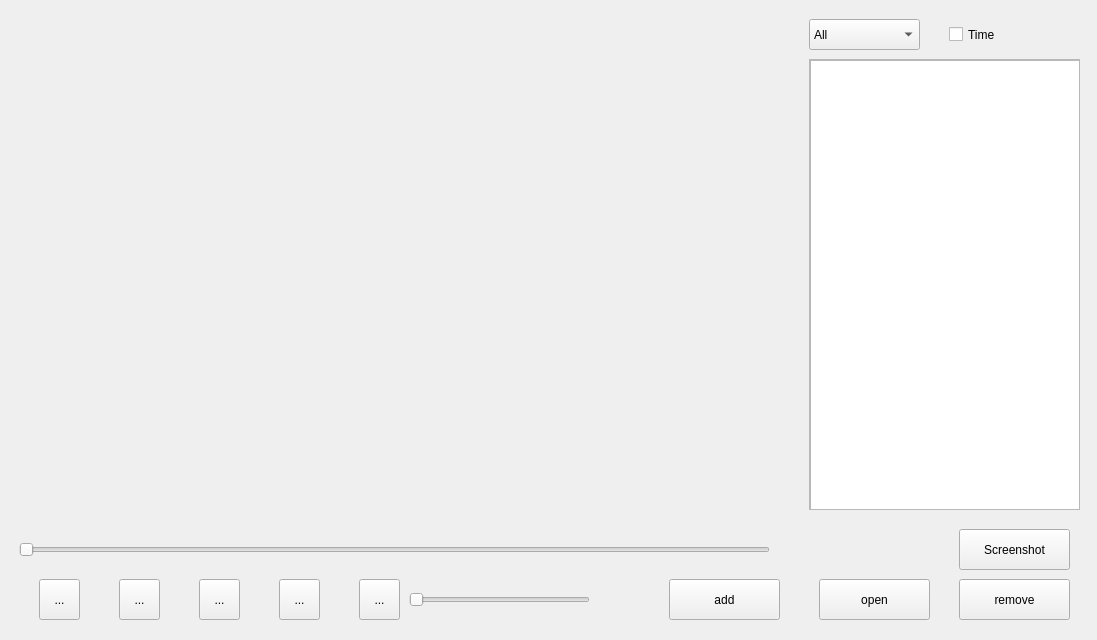
<?xml version="1.0" encoding="UTF-8"?>
<ui version="4.0">
 <class>Player</class>
 <widget class="QMainWindow" name="Player">
  <property name="geometry">
   <rect>
    <x>0</x>
    <y>0</y>
    <width>1097</width>
    <height>640</height>
   </rect>
  </property>
  <property name="minimumSize">
   <size>
    <width>1097</width>
    <height>640</height>
   </size>
  </property>
  <property name="maximumSize">
   <size>
    <width>1097</width>
    <height>640</height>
   </size>
  </property>
  <property name="windowTitle">
   <string>Player</string>
  </property>
  <property name="autoFillBackground">
   <bool>false</bool>
  </property>
  <widget class="QWidget" name="centralwidget">
   <widget class="QWidget" name="widget" native="true">
    <property name="geometry">
     <rect>
      <x>9</x>
      <y>9</y>
      <width>1079</width>
      <height>505</height>
     </rect>
    </property>
    <widget class="VideoWidget" name="videoWidget" native="true">
     <property name="geometry">
      <rect>
       <x>9</x>
       <y>9</y>
       <width>781</width>
       <height>491</height>
      </rect>
     </property>
    </widget>
    <widget class="QComboBox" name="classBox">
     <property name="geometry">
      <rect>
       <x>800</x>
       <y>10</y>
       <width>111</width>
       <height>31</height>
      </rect>
     </property>
     <item>
      <property name="text">
       <string>All</string>
      </property>
     </item>
     <item>
      <property name="text">
       <string>Basketball</string>
      </property>
     </item>
     <item>
      <property name="text">
       <string>Walk</string>
      </property>
     </item>
     <item>
      <property name="text">
       <string>Esport</string>
      </property>
     </item>
     <item>
      <property name="text">
       <string>Ride</string>
      </property>
     </item>
     <item>
      <property name="text">
       <string>Swimming</string>
      </property>
     </item>
     <item>
      <property name="text">
       <string>Others</string>
      </property>
     </item>
    </widget>
    <widget class="QCheckBox" name="timeBox">
     <property name="geometry">
      <rect>
       <x>940</x>
       <y>15</y>
       <width>81</width>
       <height>21</height>
      </rect>
     </property>
     <property name="text">
      <string>Time</string>
     </property>
    </widget>
    <widget class="QScrollArea" name="scrollArea">
     <property name="geometry">
      <rect>
       <x>800</x>
       <y>50</y>
       <width>271</width>
       <height>451</height>
      </rect>
     </property>
     <property name="widgetResizable">
      <bool>true</bool>
     </property>
     <widget class="QWidget" name="scrollAreaWidgetContents_2">
      <property name="geometry">
       <rect>
        <x>0</x>
        <y>0</y>
        <width>269</width>
        <height>449</height>
       </rect>
      </property>
      <widget class="QListView" name="playlistView">
       <property name="geometry">
        <rect>
         <x>0</x>
         <y>0</y>
         <width>271</width>
         <height>451</height>
        </rect>
       </property>
      </widget>
     </widget>
    </widget>
   </widget>
   <widget class="QWidget" name="widget_2" native="true">
    <property name="geometry">
     <rect>
      <x>9</x>
      <y>519</y>
      <width>1079</width>
      <height>112</height>
     </rect>
    </property>
    <widget class="QSlider" name="v_slider">
     <property name="geometry">
      <rect>
       <x>10</x>
       <y>20</y>
       <width>751</width>
       <height>22</height>
      </rect>
     </property>
     <property name="orientation">
      <enum>Qt::Horizontal</enum>
     </property>
    </widget>
    <widget class="QSlider" name="volumn_slider">
     <property name="geometry">
      <rect>
       <x>400</x>
       <y>70</y>
       <width>181</width>
       <height>22</height>
      </rect>
     </property>
     <property name="orientation">
      <enum>Qt::Horizontal</enum>
     </property>
    </widget>
    <widget class="QLabel" name="v_coverLabel">
     <property name="geometry">
      <rect>
       <x>800</x>
       <y>0</y>
       <width>31</width>
       <height>51</height>
      </rect>
     </property>
     <property name="text">
      <string/>
     </property>
    </widget>
    <widget class="QLabel" name="v_labelDuration">
     <property name="geometry">
      <rect>
       <x>790</x>
       <y>14</y>
       <width>121</width>
       <height>31</height>
      </rect>
     </property>
     <property name="text">
      <string/>
     </property>
    </widget>
    <widget class="QToolButton" name="stopB">
     <property name="geometry">
      <rect>
       <x>30</x>
       <y>60</y>
       <width>41</width>
       <height>41</height>
      </rect>
     </property>
     <property name="text">
      <string>...</string>
     </property>
    </widget>
    <widget class="QToolButton" name="pauseB">
     <property name="geometry">
      <rect>
       <x>190</x>
       <y>60</y>
       <width>41</width>
       <height>41</height>
      </rect>
     </property>
     <property name="text">
      <string>...</string>
     </property>
    </widget>
    <widget class="QToolButton" name="preB">
     <property name="geometry">
      <rect>
       <x>110</x>
       <y>60</y>
       <width>41</width>
       <height>41</height>
      </rect>
     </property>
     <property name="text">
      <string>...</string>
     </property>
    </widget>
    <widget class="QToolButton" name="nextB">
     <property name="geometry">
      <rect>
       <x>270</x>
       <y>60</y>
       <width>41</width>
       <height>41</height>
      </rect>
     </property>
     <property name="text">
      <string>...</string>
     </property>
    </widget>
    <widget class="QToolButton" name="sB">
     <property name="geometry">
      <rect>
       <x>350</x>
       <y>60</y>
       <width>41</width>
       <height>41</height>
      </rect>
     </property>
     <property name="text">
      <string>...</string>
     </property>
    </widget>
    <widget class="QToolButton" name="oB">
     <property name="geometry">
      <rect>
       <x>660</x>
       <y>60</y>
       <width>111</width>
       <height>41</height>
      </rect>
     </property>
     <property name="text">
      <string>add</string>
     </property>
    </widget>
    <widget class="QToolButton" name="rB">
     <property name="geometry">
      <rect>
       <x>950</x>
       <y>60</y>
       <width>111</width>
       <height>41</height>
      </rect>
     </property>
     <property name="text">
      <string>remove</string>
     </property>
    </widget>
    <widget class="QToolButton" name="aB">
     <property name="geometry">
      <rect>
       <x>810</x>
       <y>60</y>
       <width>111</width>
       <height>41</height>
      </rect>
     </property>
     <property name="text">
      <string>open</string>
     </property>
    </widget>
    <widget class="QPushButton" name="screenshot">
     <property name="geometry">
      <rect>
       <x>950</x>
       <y>10</y>
       <width>111</width>
       <height>41</height>
      </rect>
     </property>
     <property name="text">
      <string>Screenshot</string>
     </property>
    </widget>
   </widget>
  </widget>
 </widget>
 <customwidgets>
  <customwidget>
   <class>VideoWidget</class>
   <extends>QWidget</extends>
   <header>videowidget.h</header>
   <container>1</container>
  </customwidget>
 </customwidgets>
 <resources/>
 <connections/>
 <slots>
  <slot>ClassChanged(int)</slot>
 </slots>
</ui>
